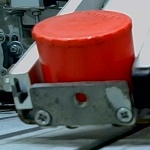
#> input picture project/foto_webcam_red.jpg, 150 x 150 px
$ python main.py
#> lines starting #> are read from the running program, lines starting #| are printed output that depends on the picture
import cv2
import numpy as np
import time
import teste_move

# histograma
def calculate_histogram(image):
    gray = cv2.cvtColor(image, cv2.COLOR_BGR2GRAY)
    hist = cv2.calcHist([gray], [0], None, [256], [0, 256])
    hist /= hist.sum()
    return hist


def calculate_histogram1(image):
    gray = cv2.cvtColor(image, cv2.COLOR_BGR2GRAY)

    _, mask = cv2.threshold(gray, 0, 255, cv2.THRESH_BINARY_INV+cv2.THRESH_OTSU)

    histogram_R = cv2.calcHist([image], [0], mask, [256], [0, 256])
    histogram_G = cv2.calcHist([image], [1], mask, [256], [0, 256])
    histogram_B = cv2.calcHist([image], [2], mask, [256], [0, 256])

    histogram_R = cv2.normalize(histogram_R, histogram_R)
    histogram_G = cv2.normalize(histogram_G, histogram_G)
    histogram_B = cv2.normalize(histogram_B, histogram_B)

    histogram = np.concatenate((histogram_R, histogram_G, histogram_B))

    return histogram


# comparacao histogramas
def compare_histograms(hist1, hist2):
    correlation = cv2.compareHist(hist1, hist2, cv2.HISTCMP_CORREL)
    return correlation

def crop_image(frame, x, y, width, height): # recorte da imagem
    cropped_frame = frame[y:y+height, x:x+width]
    return cropped_frame

x, y, width, height = 100, 100, 150, 150


def main():
    cap = cv2.VideoCapture(0)
    reference_image_red = cv2.imread('foto_webcam_red.jpg')
#> reference_image_red is the input picture: shape (150, 150, 3); mean B, G, R 79.9, 82.2, 109.6
    reference_hist_red = calculate_histogram(reference_image_red)
#> in calculate_histogram, `gray = cv2.cvtColor(image, cv2.COLOR_BGR2GRAY)`:
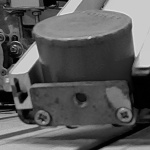
#> gray: shape (150, 150); min 0, max 224, mean 90.1
#> in calculate_histogram, `hist = cv2.calcHist([gray], [0], None, [256], [0, 256])`: hist = 256 values, max 955 at index 203, min 0 at index 225, mean 87.89
#> in calculate_histogram, `hist /= hist.sum()`: hist = 256 values, max 0.0424 at index 203, min 0 at index 225, mean 0.00391
#> reference_hist_red has the same summary as hist in calculate_histogram

    reference_image_black = cv2.imread('foto_webcam_black.jpg')
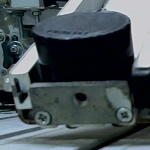
#> input picture project/foto_webcam_black.jpg, 150 x 150 px
#> reference_image_black is the input picture: shape (150, 150, 3); mean B, G, R 82.9, 78.6, 68.9
    reference_hist_black = calculate_histogram(reference_image_black)
#> in calculate_histogram (call 2), `gray = cv2.cvtColor(image, cv2.COLOR_BGR2GRAY)`:
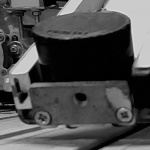
#> gray: shape (150, 150); min 0, max 223, mean 76.2
#> in calculate_histogram (call 2), `hist = cv2.calcHist([gray], [0], None, [256], [0, 256])`: hist = 256 values, max 2148 at index 1, min 0 at index 224, mean 87.89
#> in calculate_histogram (call 2), `hist /= hist.sum()`: hist = 256 values, max 0.0955 at index 1, min 0 at index 224, mean 0.00391
#> reference_hist_black has the same summary as hist in calculate_histogram

    memory_red = 0
    memory_black = 0

    while True:
        ret, frame = cap.read()
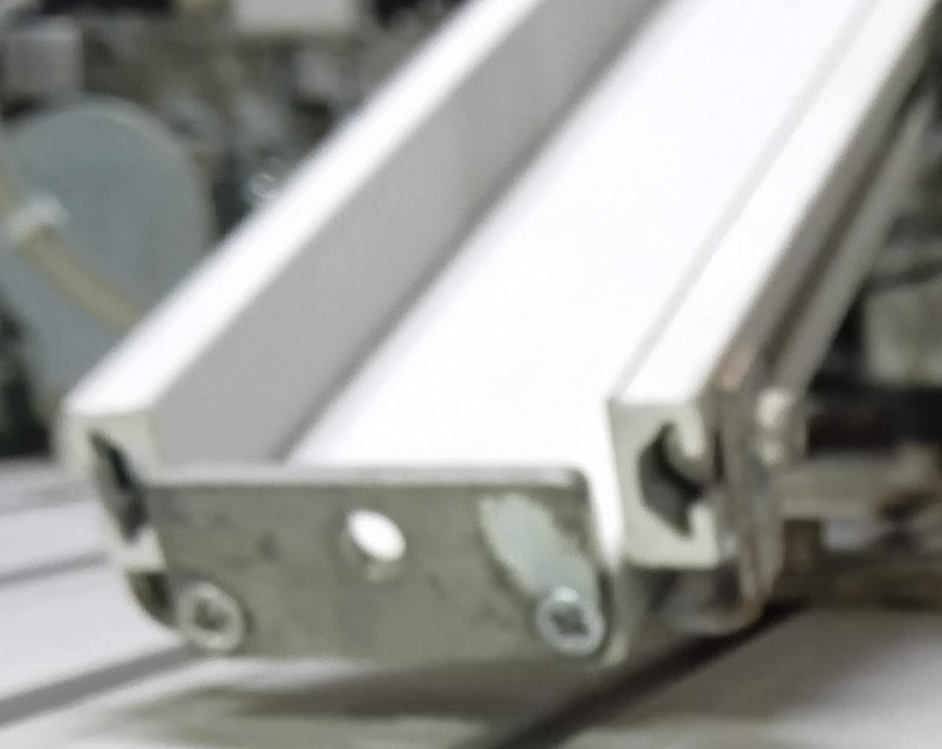
#> input picture project/foto_webcam_nothing.jpg, 942 x 749 px, shrunk from 1253 x 996 before the run, given in place of the camera
#> frame is the input picture: shape (749, 942, 3); mean B, G, R 151.1, 155, 154
        cropped_frame = crop_image(frame, x, y, width, height)
#> in crop_image, `cropped_frame = frame[y:y+height, x:x+width]`:
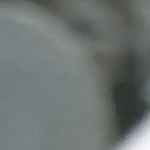
#> cropped_frame: shape (150, 150, 3); mean B, G, R 113.1, 115, 108.3
        real_time_hist = calculate_histogram(cropped_frame)
#> real_time_hist = 256 values, max 0.112 at index 124, min 0 at index 0, mean 0.00391

        if compare_histograms(real_time_hist, reference_hist_red) >= 0.88:
#> in compare_histograms, `correlation = cv2.compareHist(hist1, hist2, cv2.HISTCMP_CORREL)`: correlation = 0.00881
            print('vermelha')
            teste_move.move_red_piece(memory_red)
            memory_red += 1


        elif compare_histograms(real_time_hist, reference_hist_black) >= 0.85:
            print('preta')
            teste_move.move_black_piece(memory_black)
            memory_black += 1
        #print(f'Comparação vermelho: {compare_histograms(real_time_hist, reference_hist_red)}')
        #print(f'Comparação preto: {compare_histograms(real_time_hist, reference_hist_black)}')

        cv2.imshow('Real-time Histogram Comparison', cropped_frame)

        if cv2.waitKey(1) & 0xFF == ord('q'):
#> (key q is pressed here)
            break
    cap.release()
    cv2.destroyAllWindows()

if __name__ == "__main__":
    main()
